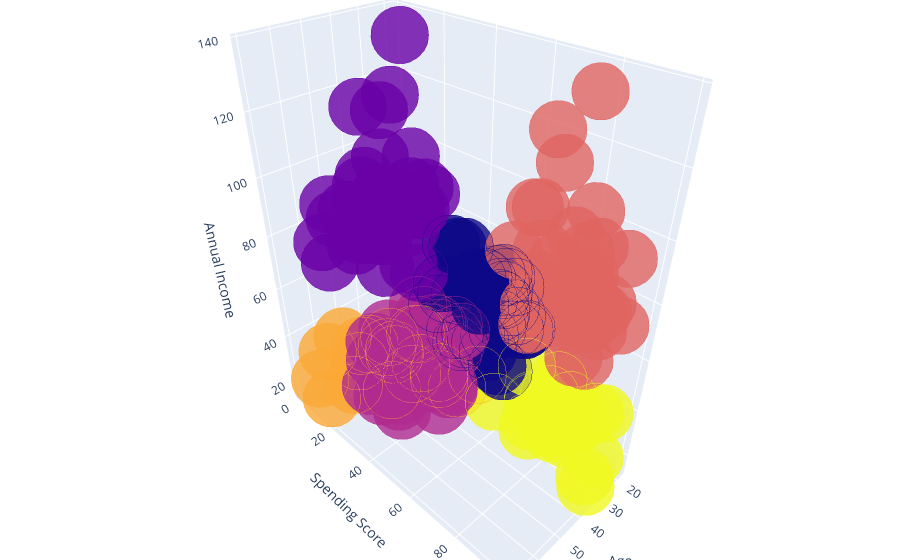

Notebook source saved alongside this figure:
### Markdown cell above
绘图
3维的聚类我们最终选择plotly来展示：

### Code cell
df["labels2"] = labels2

trace = go.Scatter3d(
    x=df["Age"],
    y= df['Spending Score (1-100)'],
    z= df['Annual Income (k$)'],
    mode='markers',
    
    marker = dict(
        color=df["labels2"],
        size=20,
        line=dict(color=df["labels2"],width=12),
        opacity=0.8
    )
)

data = [trace]
layout = go.Layout(
    margin=dict(l=0,r=0,b=0,t=0),
    title="six Clusters",
    scene=dict(
        xaxis=dict(title="Age"),
        yaxis = dict(title  = 'Spending Score'),
        zaxis = dict(title  = 'Annual Income')
    )
)

fig = go.Figure(data=data,layout=layout)

fig.show()

### Figure 1 — Plotly figure (JSON) as saved in the notebook; plotly's stock layout.template omitted (floating-point values rounded to 4 significant figures; data arrays with more than 128 entries replaced by an {"elided": "..."} marker saying what was removed)
{"data": [{"marker": {"color": {"elided": "200 int values"}, "line": {"color": {"elided": "200 int values"}, "width": 12}, "opacity": 0.8, "size": 20}, "mode": "markers", "type": "scatter3d", "x": {"elided": "200 int values"}, "y": {"elided": "200 int values"}, "z": {"elided": "200 int values"}}], "layout": {"margin": {"b": 0, "l": 0, "r": 0, "t": 0}, "scene": {"xaxis": {"title": {"text": "Age"}}, "yaxis": {"title": {"text": "Spending Score"}}, "zaxis": {"title": {"text": "Annual Income"}}}, "title": {"text": "six Clusters"}}}
